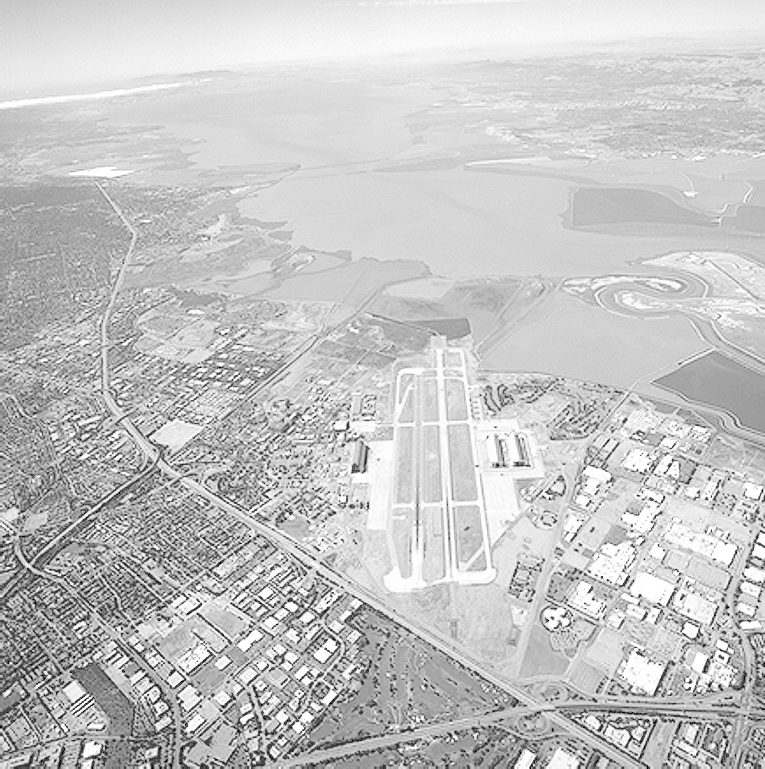
#> input picture img/aerial.tif, 765 x 769 px, given in place of ctskull.tif, which was not available
$ python dip-2021-02-25.py
#> lines starting #> are read from the running program, lines starting #| are printed output that depends on the picture; pictures that were not available may be replaced by others from this repository, and a replacement may not be noted
# %%===========================================================================
# IMPORT MODULES
#
# =============================================================================
import os
import cv2
import numpy as np
import matplotlib.pyplot as plt
path = "../img/"

# %%===========================================================================
# READING IMAGES
#
# =============================================================================

#%% Reading a grayscale image
imfile = "ctskull.tif"
img = cv2.imread(os.path.join(path,imfile), cv2.IMREAD_GRAYSCALE)
#> img is the input picture: shape (769, 765); min 0, max 255, mean 197.1
plt.imshow(img, cmap='gray')
plt.show()

#%% Load a color image
imfile = "baboon.png"
img = cv2.imread(os.path.join(path,imfile), cv2.IMREAD_COLOR)
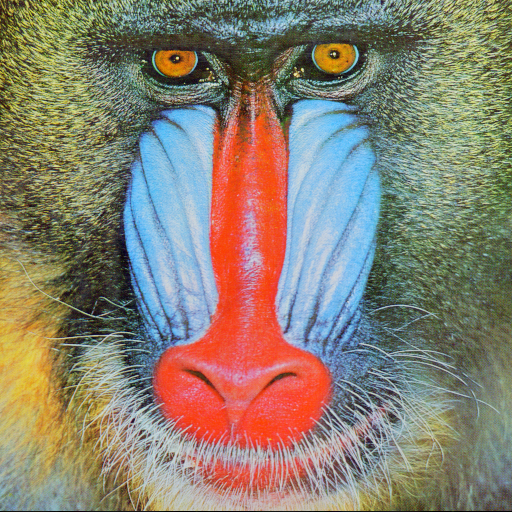
#> input picture img/baboon.png, 512 x 512 px
#> img is the input picture: shape (512, 512, 3); mean B, G, R 113.1, 128.9, 137.4
img = cv2.cvtColor(img, cv2.COLOR_BGR2RGB)
plt.imshow(img)
plt.show()

#%% Load a color image and visualize each channel separately
imfile = "baboon.png"
img = cv2.imread(os.path.join(path,imfile), cv2.IMREAD_COLOR)
img = cv2.cvtColor(img, cv2.COLOR_BGR2RGB)

rgb = cv2.split(img)
r, g, b = cv2.split(img)
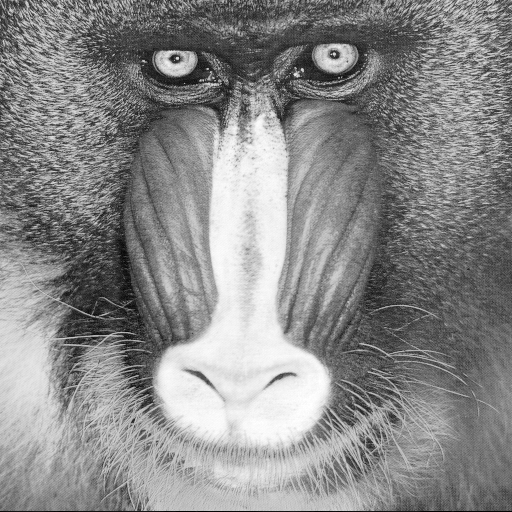
#> r: shape (512, 512); min 0, max 255, mean 137.4
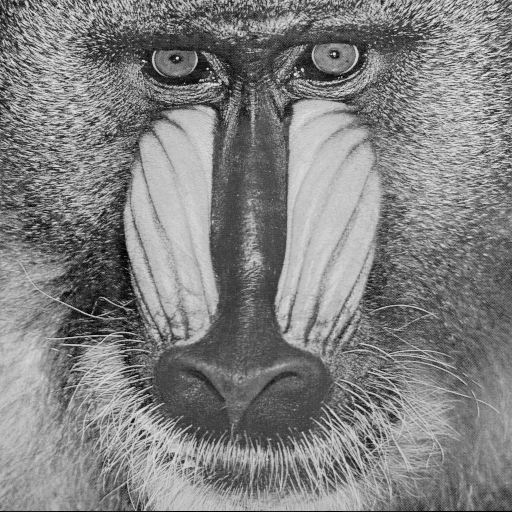
#> g: shape (512, 512); min 0, max 236, mean 128.9
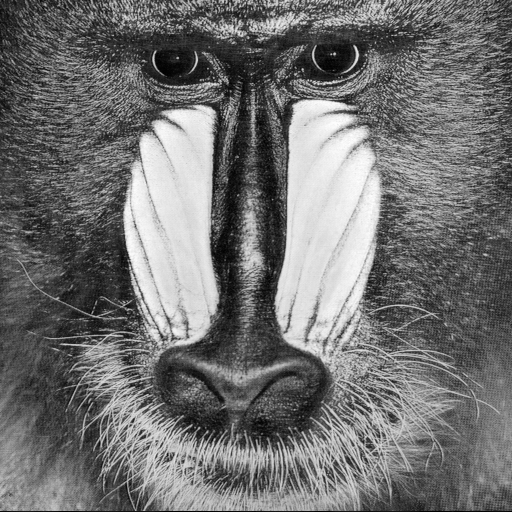
#> b: shape (512, 512); min 0, max 255, mean 113.1

# [5 lines of commented-out code are left out]

plt.subplot("221"); plt.title("original"); plt.imshow(img)
plt.subplot("222"); plt.title("r"); plt.imshow(rgb[0], cmap='gray')
plt.subplot("223"); plt.title("g"); plt.imshow(rgb[1], cmap='gray')
plt.subplot("224"); plt.title("b"); plt.imshow(rgb[2], cmap='gray')
plt.show()

# %%===========================================================================
# VISUALIZING HISTOGRAMS
#
# =============================================================================

#%% Visualizing the histogram of a grayscale image
imfile = "ctskull.tif"
img = cv2.imread(os.path.join(path,imfile), cv2.IMREAD_GRAYSCALE)
plt.subplot("221"); plt.title("Original"); plt.imshow(img, cmap='gray')
plt.subplot("222"); plt.title("Histogram"); plt.hist(img.ravel(), 256, [0, 256])
plt.show()
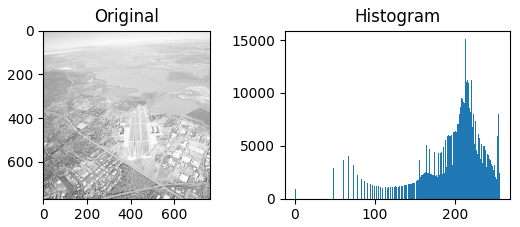
#> figure drawn by matplotlib, 2 panels; panel 2: tallest bar 15137 high, from x = 213 to 214

#%% Visualizing the histogram of a color image
imfile = "baboon.png"
img = cv2.imread(os.path.join(path,imfile), cv2.IMREAD_COLOR)
img = cv2.cvtColor(img, cv2.COLOR_BGR2RGB)

color = ('r', 'g', 'b')

for i, col in enumerate(color):
    hist = cv2.calcHist([img], [i], None, [256], [0, 256])
    plt.plot(hist, color=col)
    plt.xlim([0, 256])
plt.show()
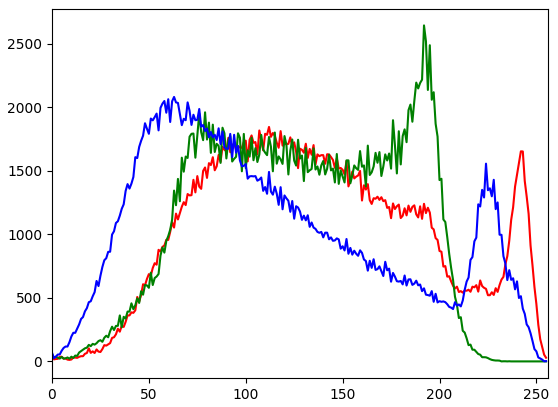
#> figure drawn by matplotlib, 1 panel; curve peaks at x = 112, y = 1845; curve peaks at x = 192, y = 2644; curve peaks at x = 63, y = 2081

# %%===========================================================================
# CREATING IMAGES
#
# =============================================================================
